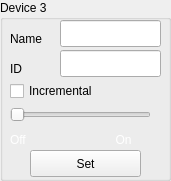
     <widget class="QGroupBox" name="groupbox_dev1_3">
      <property name="geometry">
       <rect>
        <x>380</x>
        <y>110</y>
        <width>171</width>
        <height>181</height>
       </rect>
      </property>
      <property name="palette">
       <palette>
        <active>
         <colorrole role="WindowText">
          <brush brushstyle="SolidPattern">
           <color alpha="255">
            <red>0</red>
            <green>0</green>
            <blue>0</blue>
           </color>
          </brush>
         </colorrole>
        </active>
        <inactive>
         <colorrole role="WindowText">
          <brush brushstyle="SolidPattern">
           <color alpha="255">
            <red>0</red>
            <green>0</green>
            <blue>0</blue>
           </color>
          </brush>
         </colorrole>
        </inactive>
        <disabled>
         <colorrole role="WindowText">
          <brush brushstyle="SolidPattern">
           <color alpha="255">
            <red>159</red>
            <green>158</green>
            <blue>158</blue>
           </color>
          </brush>
         </colorrole>
        </disabled>
       </palette>
      </property>
      <property name="title">
       <string>Device 3</string>
      </property>
      <widget class="QSlider" name="dev3_slider">
       <property name="geometry">
        <rect>
         <x>10</x>
         <y>100</y>
         <width>141</width>
         <height>29</height>
        </rect>
       </property>
       <property name="maximum">
        <number>4</number>
       </property>
       <property name="pageStep">
        <number>4</number>
       </property>
       <property name="orientation">
        <enum>Qt::Horizontal</enum>
       </property>
      </widget>
      <widget class="QPushButton" name="pushbutton_set3">
       <property name="geometry">
        <rect>
         <x>30</x>
         <y>150</y>
         <width>111</width>
         <height>27</height>
        </rect>
       </property>
       <property name="text">
        <string>Set</string>
       </property>
      </widget>
      <widget class="QLineEdit" name="device3Name">
       <property name="geometry">
        <rect>
         <x>60</x>
         <y>20</y>
         <width>101</width>
         <height>27</height>
        </rect>
       </property>
      </widget>
      <widget class="QLineEdit" name="device3ID">
       <property name="geometry">
        <rect>
         <x>60</x>
         <y>50</y>
         <width>101</width>
         <height>27</height>
        </rect>
       </property>
       <property name="readOnly">
        <bool>true</bool>
       </property>
      </widget>
      <widget class="QLabel" name="off_label_3">
       <property name="geometry">
        <rect>
         <x>10</x>
         <y>130</y>
         <width>151</width>
         <height>20</height>
        </rect>
       </property>
       <property name="palette">
        <palette>
         <active>
          <colorrole role="WindowText">
           <brush brushstyle="SolidPattern">
            <color alpha="255">
             <red>255</red>
             <green>255</green>
             <blue>255</blue>
            </color>
           </brush>
          </colorrole>
         </active>
         <inactive>
          <colorrole role="WindowText">
           <brush brushstyle="SolidPattern">
            <color alpha="255">
             <red>255</red>
             <green>255</green>
             <blue>255</blue>
            </color>
           </brush>
          </colorrole>
         </inactive>
         <disabled>
          <colorrole role="WindowText">
           <brush brushstyle="SolidPattern">
            <color alpha="255">
             <red>159</red>
             <green>158</green>
             <blue>158</blue>
            </color>
           </brush>
          </colorrole>
         </disabled>
        </palette>
       </property>
       <property name="text">
        <string>Off                           On</string>
       </property>
      </widget>
      <widget class="QLabel" name="dev1_name_4">
       <property name="geometry">
        <rect>
         <x>10</x>
         <y>30</y>
         <width>41</width>
         <height>17</height>
        </rect>
       </property>
       <property name="palette">
        <palette>
         <active>
          <colorrole role="WindowText">
           <brush brushstyle="SolidPattern">
            <color alpha="255">
             <red>0</red>
             <green>0</green>
             <blue>0</blue>
            </color>
           </brush>
          </colorrole>
         </active>
         <inactive>
          <colorrole role="WindowText">
           <brush brushstyle="SolidPattern">
            <color alpha="255">
             <red>0</red>
             <green>0</green>
             <blue>0</blue>
            </color>
           </brush>
          </colorrole>
         </inactive>
         <disabled>
          <colorrole role="WindowText">
           <brush brushstyle="SolidPattern">
            <color alpha="255">
             <red>159</red>
             <green>158</green>
             <blue>158</blue>
            </color>
           </brush>
          </colorrole>
         </disabled>
        </palette>
       </property>
       <property name="text">
        <string>Name</string>
       </property>
      </widget>
      <widget class="QLabel" name="dev1_id_4">
       <property name="geometry">
        <rect>
         <x>10</x>
         <y>60</y>
         <width>41</width>
         <height>17</height>
        </rect>
       </property>
       <property name="palette">
        <palette>
         <active>
          <colorrole role="WindowText">
           <brush brushstyle="SolidPattern">
            <color alpha="255">
             <red>0</red>
             <green>0</green>
             <blue>0</blue>
            </color>
           </brush>
          </colorrole>
         </active>
         <inactive>
          <colorrole role="WindowText">
           <brush brushstyle="SolidPattern">
            <color alpha="255">
             <red>0</red>
             <green>0</green>
             <blue>0</blue>
            </color>
           </brush>
          </colorrole>
         </inactive>
         <disabled>
          <colorrole role="WindowText">
           <brush brushstyle="SolidPattern">
            <color alpha="255">
             <red>159</red>
             <green>158</green>
             <blue>158</blue>
            </color>
           </brush>
          </colorrole>
         </disabled>
        </palette>
       </property>
       <property name="text">
        <string>ID</string>
       </property>
      </widget>
      <widget class="QCheckBox" name="checkBox_dev3">
       <property name="geometry">
        <rect>
         <x>10</x>
         <y>80</y>
         <width>121</width>
         <height>22</height>
        </rect>
       </property>
       <property name="text">
        <string>Incremental</string>
       </property>
      </widget>
     </widget>
